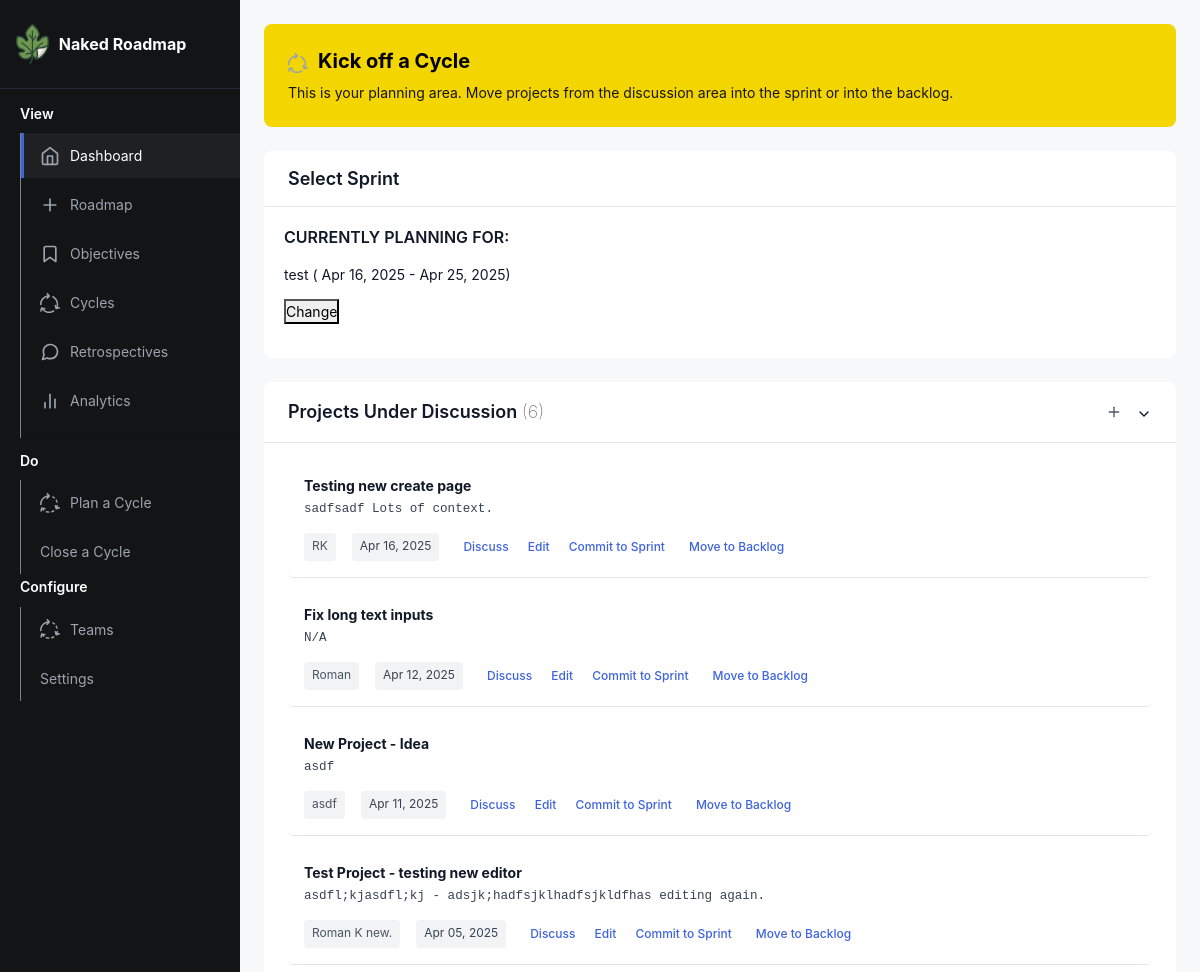
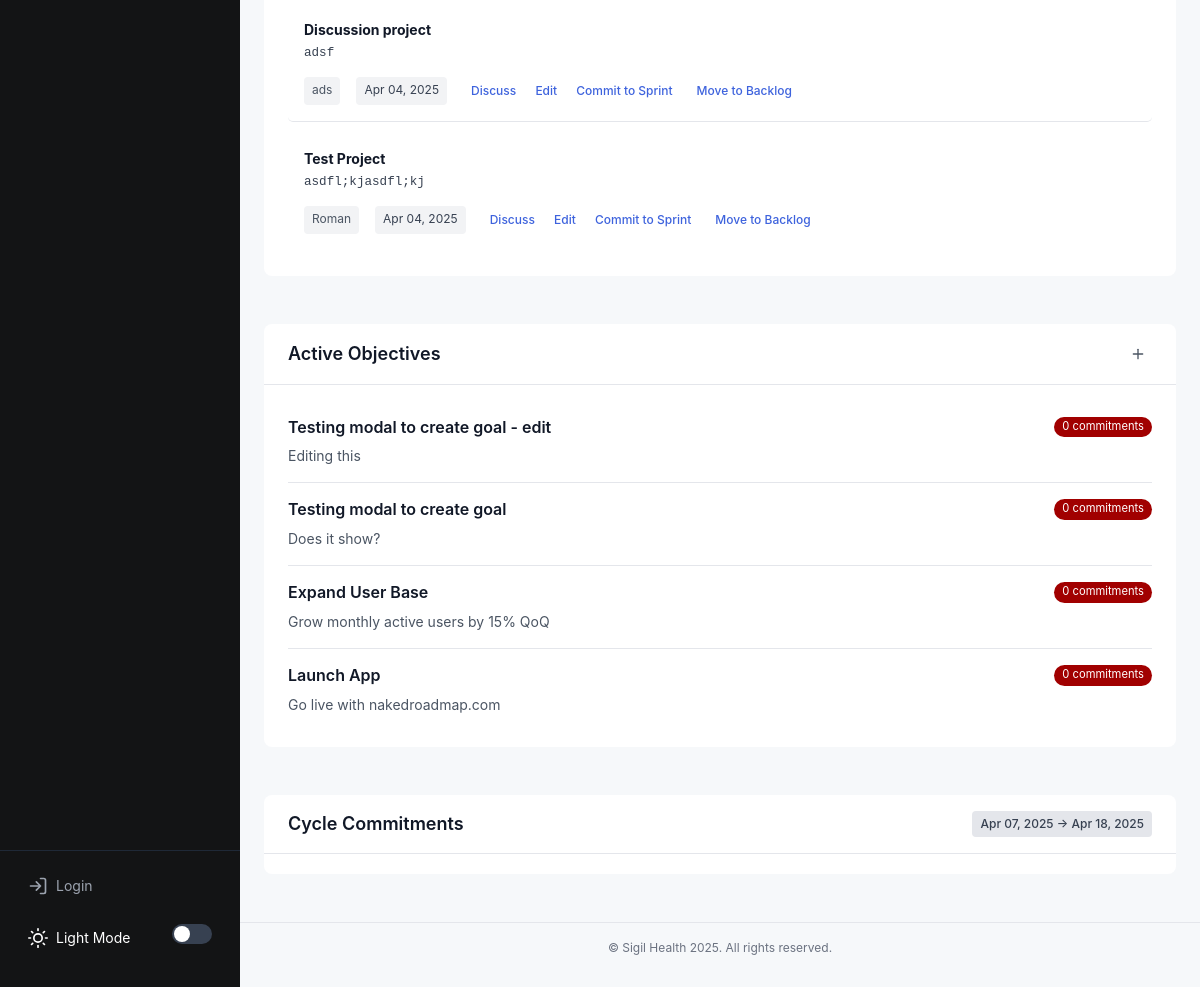
The app's page /planning/cycle/1 with its own data (2 pictures, top to bottom).
### app/models.py (models this page shows, shortened)
class Sprint(db.Model):
    id: so.Mapped[int] = so.mapped_column(primary_key=True)
    created: so.Mapped[datetime] = so.mapped_column(index=True, default=lambda: datetime.now(timezone.utc))
    title: so.Mapped[str] = so.mapped_column(sa.TEXT())
    date_start: so.Mapped[date] = so.mapped_column(index=True)
    date_end: so.Mapped[date] = so.mapped_column(index=True)
    goals: so.Mapped[str] = so.mapped_column(sa.TEXT(), nullable=True)
    status: so.Mapped[str] = so.mapped_column(sa.TEXT(), nullable=True)

class Project(db.Model):
    __tablename__ = "project"
    id: so.Mapped[int] = so.mapped_column(primary_key=True)
    name: so.Mapped[str] = so.mapped_column(sa.TEXT())
    created: so.Mapped[datetime] = so.mapped_column(index=True, default=lambda: datetime.now(timezone.utc))
    dri: so.Mapped[str] = so.mapped_column(sa.TEXT())
    team: so.Mapped[str] = so.mapped_column(sa.TEXT())
    context: so.Mapped[str] = so.mapped_column(sa.TEXT())
    why: so.Mapped[str] = so.mapped_column(sa.TEXT())
    requirements: so.Mapped[str] = so.mapped_column(sa.TEXT())
    launch: so.Mapped[str] = so.mapped_column(sa.TEXT())
    location: so.Mapped[str] = so.mapped_column(sa.TEXT(),  nullable=True, default="discussion")
    type: so.Mapped[str] = so.mapped_column(sa.TEXT(), nullable=True)
    status: so.Mapped[str] = so.mapped_column(sa.TEXT(), nullable=True, default="Active")
    objective_id = db.Column(db.Integer, db.ForeignKey('goal.id'), nullable=True)
    objective = db.relationship('Goal', backref=db.backref('projects', lazy='dynamic'))

class Goal(db.Model):
    __tablename__ = "goal"
    id: so.Mapped[int] = so.mapped_column(primary_key=True)
    created: so.Mapped[datetime] = so.mapped_column(index=True, default=lambda: datetime.now(timezone.utc))
    title: so.Mapped[str] = so.mapped_column(sa.TEXT())
    requested_by: so.Mapped[str] = so.mapped_column(sa.TEXT())
    details: so.Mapped[str] = so.mapped_column(sa.TEXT())
    user_id: so.Mapped[int] = so.mapped_column(sa.ForeignKey(User.id), index=True)
    status: so.Mapped[str] = so.mapped_column(sa.TEXT(), nullable=True, default="Active")
    completed: so.Mapped[datetime] = so.mapped_column(nullable=True)

### app/routes.py (the view)
@app.route('/planning/cycle/<int:sprint_id>', methods=['GET'])
def planningStep2CycleSelected(sprint_id):
    projects = (
        Project.query
        .order_by(Project.created.desc())
        .filter(Project.location == "discussion")
        .all()
    )
    goals = (
        db.session.query(
            Goal,
            func.count(SprintProjectMap.id).label('sprint_project_count')
        )
        .outerjoin(Project, Project.objective_id == Goal.id)
        .outerjoin(SprintProjectMap, (SprintProjectMap.project_id == Project.id) &
                                     (SprintProjectMap.sprint_id == sprint_id))
        .filter(Goal.status == 'Active')
        .group_by(Goal.id)
        .order_by(Goal.created.desc())
        .all()
    )
    selectedsprint = (
        Sprint.query
        .filter(Sprint.id == sprint_id)
        .first()
    )
    sprints = (
        Sprint.query
        .filter(Sprint.status != "Completed")
        .order_by(Sprint.date_start.asc())
        .all()
    )
    sprintlog = (
        SprintProjectMap.query
        .filter(SprintProjectMap.sprint_id == sprint_id)
        .order_by(SprintProjectMap.order.asc())
        .all()
    )
    today = datetime.now()
    return render_template(
        'plan-cycle-2.html',
        title='Plan a Cycle',
        projects=projects,
        goals=goals,
        config=Config,
        sprints=sprints,
        sprintlog=sprintlog,
        datetime=datetime,
        today=today,
        selectedsprint=selectedsprint
    )

### app/routes.py (called while the page is built)
@app.context_processor
def inject_csrf_token():
    return dict(csrf_token=generate_csrf())

### app/templates/plan-cycle-2.html (shortened to what this page needs)
{% extends 'base.html' %}
{% block content %}
<div class="welcome-banner">
  <h2><img src="{{ url_for('static', filename='./icons/cycle.svg')}}" style="max-height:20px; margin-right:10px;">Kick off a Cycle</h2>
  <p>This is your planning area. Move projects from the discussion area into the sprint or into the backlog.</p>
</div>
<section class="section cycle-section">
  <div class="section-header collapsible-header" onclick="toggleCycleSection()">
    <h3>Select Sprint</h3>
  </div>
  <div style="padding:20px;">
    <h4>CURRENTLY PLANNING FOR:</h4>
    <p>{{ selectedsprint.title }} ( {{selectedsprint.date_start.strftime('%b %d, %Y')}} - {{selectedsprint.date_end.strftime('%b %d, %Y')}})</p>
    <p><button id="toggleSelectSprint">Change</button>
    </p>
  </div>
</section>
<section class="two-column-section">
  <section class="section discussion-section column-wide section">
    <div class="section-header collapsible-header" onclick="toggleDiscussionSection()">
      <h3>Projects Under Discussion <span style="color:gray; font-weight:200;">({{ projects|selectattr('location', '==', "discussion")|list|length }})</span></h3>
      <div class="header-actions">
        <a href="{{ url_for('createProject') }}" class="btn-icon" title="Add new Goal">
          <svg width="16" height="16" viewBox="0 0 24 24" fill="none" stroke="currentColor" stroke-width="2" stroke-linecap="round" stroke-linejoin="round">
            <line x1="12" y1="5" x2="12" y2="19"></line>
            <line x1="5" y1="12" x2="19" y2="12"></line>
          </svg>
        </a>
        <span class="collapse-icon">
          <svg width="16" height="16" viewBox="0 0 24 24" fill="none" stroke="currentColor" stroke-width="2" stroke-linecap="round" stroke-linejoin="round">
            <polyline points="6 9 12 15 18 9"></polyline>
          </svg>
        </span>
      </div>
    </div>
    <div class="discussion-list" id="discussion-list">
      {% for project in projects|selectattr('location', '==', "discussion")|list %}
      <div class="discussion-item" data-project-id="{{ project.id }}">
        <p><strong>{{ project.name }}</strong><br>
          <span class="discussion-details">{{ project.context }}</span>
        </p>
        <div class="discussion-actions">
          <span class="requester date-badge">{{ project.dri }}</span> <span class="date-badge">{{ project.created.strftime('%b %d, %Y') }}</span>
          <button class="btn-text discuss-btn" data-project-id="{{ project.id }}">Discuss</button>
          <a href="{{ url_for('edit', project_id=project.id) }}" class="btn-icon" title="Edit project"><button class="btn-text">Edit</button></a>
          <button class="btn-text add-to-cycle-btn" data-project-id="{{ project.id }}">Commit to Sprint</button>
          <button class="btn-text move-to-backlog-btn" data-project-id="{{ project.id }}">Move to Backlog</button>
        </div>
      </div>
      {% endfor %}
    </div>
  </section>
  <section class="section discussion-section column-narrow section">
    <div class="section-header">
      <h3>Active Objectives</h3>
      <a href="{{ url_for('createGoal') }}" class="btn-icon" title="Add new Goal">
        <svg width="16" height="16" viewBox="0 0 24 24" fill="none" stroke="currentColor" stroke-width="2" stroke-linecap="round" stroke-linejoin="round">
          <line x1="12" y1="5" x2="12" y2="19"></line>
          <line x1="5" y1="12" x2="19" y2="12"></line>
        </svg>
      </a>
    </div>
    <div class="goals-list">
    {% for goal_data in goals %}
    <div class="goal-item">
      <h4 style="display:flex; justify-content: space-between;">
        {{ goal_data.Goal.title }}
        <span class='project-count-badge {% if goal_data.sprint_project_count == 0 %}' style='background-color:#a10000; color:white;{% endif %}'>
          {{ goal_data.sprint_project_count }} commitment{% if goal_data.sprint_project_count != 1 %}s{% endif %}
        </span>
      </h4>
      <p>{{ goal_data.Goal.details }}</p>
    </div>
    {% endfor %}
  </div>
  </section>
</section>
<section>
  <div class="section">
    <div class="section-header">
      <h3>Cycle Commitments</h3>
      <span class="status-badge status-planned">
        {% if sprints|length > 0 %}
        {{ sprints[0].date_start.strftime('%b %d, %Y') }} &rarr; {{ sprints[0].date_end.strftime('%b %d, %Y') }}
        {% endif %}
      </span>
    </div>
    <div class="sprint-projects sortable-projects" id="sortable-projects">
    </div>
</section>
{% endblock %}

### records on screen
Sprint: title "test", date_start "Apr 16, 2025", date_end "Apr 25, 2025"
Project: name "Testing new create page", context "sadfsadf Lots of context.", dri "RK", created "Apr 16, 2025"
Project: name "Fix long text inputs", context "N/A", dri "Roman", created "Apr 12, 2025"
Project: name "New Project - Idea", context "asdf", dri "asdf", created "Apr 11, 2025"
Project: name "Test Project - testing new editor", context "asdfl;kjasdfl;kj - adsjk;hadfsjklhadfsjkldfhas editing again.", dri "Roman K new.", created "Apr 05, 2025"
Project: name "Discussion project", context "adsf", dri "ads", created "Apr 04, 2025"
Project: name "Test Project", context "asdfl;kjasdfl;kj", dri "Roman", created "Apr 04, 2025"
Goal: Goal "Testing modal to create goal - edit", sprint_project_count "0", Goal.details "Editing this"
Goal: Goal "Testing modal to create goal", sprint_project_count "0", Goal.details "Does it show?"
Goal: Goal "Expand User Base", sprint_project_count "0", Goal.details "Grow monthly active users by 15% QoQ"
Goal: Goal "Launch App", sprint_project_count "0", Goal.details "Go live with nakedroadmap.com"
Sprint: date_start "Apr 07, 2025", date_end "Apr 18, 2025"

### other values on screen
{{ projects|selectattr('location', '==', "discussion")|list|length }} "6"
{{ config.company_name }} "Sigil Health"
